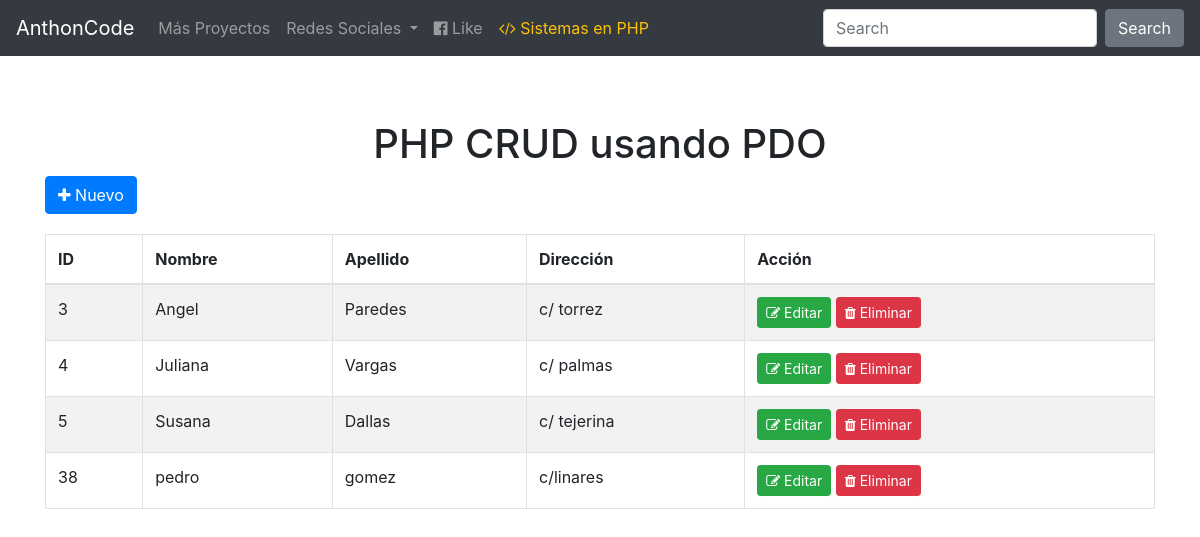
The page / on the database its author committed.
### tables this page shows
CREATE TABLE IF NOT EXISTS `members` (
  `id` int(11) NOT NULL AUTO_INCREMENT,
  `firstname` varchar(30) NOT NULL,
  `lastname` varchar(30) NOT NULL,
  `address` text NOT NULL,
  PRIMARY KEY (`id`)
);

### index.php (the view, shortened to what this page needs)
<!DOCTYPE html>
<html lang="es">
<head>
	<link rel="stylesheet" href="https://stackpath.bootstrapcdn.com/bootstrap/4.3.1/css/bootstrap.min.css">
	<link rel="stylesheet" type="text/css" href="bootstrap/css/custom.css">
	<link rel="stylesheet" type="text/css" href="bootstrap/css/font-awesome.css">
</head>
<body>
<div class="container">
	<nav class="navbar navbar-expand-lg fixed-top navbar-dark bg-dark">
  		<a class="navbar-brand" href="code.html" target="_blank">AnthonCode</a>
	  	<div class="collapse navbar-collapse" id="navbarColor02">
		    <ul class="navbar-nav mr-auto">
		      	<li class="nav-item">
		        <a class="nav-link" href="https://www.youtube.com/channel/UCoBEy_rD5FsKHFHtTPTimjQ/videos?spfreload=10" target="_blank">Más Proyectos</a>
		      	</li>
		      	<li class="nav-item dropdown">
	              <a class="nav-link dropdown-toggle" data-toggle="dropdown" href="#" id="download" aria-expanded="false">Redes Sociales <span class="caret"></span></a>
	            </li>
		      	<li class="nav-item">
		        <a class="nav-link" href="http://facebook.com/anthoncode" target="_blank"><i class="fa fa-facebook-official"></i> Like</a>
		      	</li>
		      	<li class="nav-item">
		        <a class="nav-link text-warning" href="code.html" target="_blank"><i class="fa fa-code"></i> Sistemas en PHP</a>
		    </ul>
		    <form class="form-inline my-2 my-lg-0">
		      <input class="form-control mr-sm-2" placeholder="Search" type="text">
		      <button class="btn btn-secondary my-2 my-sm-0" type="submit">Search</button>
		    </form>
	  	</div>
	</nav>
	<h1 class="page-header text-center">PHP CRUD usando PDO</h1>
	<div class="row">
		<div class="col-sm-12">
			<a href="#addnew" class="btn btn-primary" data-toggle="modal"><span class="fa fa-plus"></span> Nuevo</a>
			<table class="table table-bordered table-striped" style="margin-top:20px;">
				<thead>
					<th>ID</th>
					<th>Nombre</th>
					<th>Apellido</th>
					<th>Dirección</th>
					<th>Acción</th>
				</thead>
				<tbody>
					<?php
						$database = new Connection();
    					$db = $database->open();
						try{
						    $sql = 'SELECT * FROM members';
						    foreach ($db->query($sql) as $row) {
						    	?>
						    	<tr>
						    		<td><?php echo $row['id']; ?></td>
						    		<td><?php echo $row['firstname']; ?></td>
						    		<td><?php echo $row['lastname']; ?></td>
						    		<td><?php echo $row['address']; ?></td>
						    		<td>
						    			<a href="#edit_<?php echo $row['id']; ?>" class="btn btn-success btn-sm" data-toggle="modal"><span class="fa fa-edit"></span> Editar</a>
						    			<a href="#delete_<?php echo $row['id']; ?>" class="btn btn-danger btn-sm" data-toggle="modal"><span class="fa fa-trash"></span> Eliminar</a>
						    		</td>
						    	</tr>
						    	<?php
						    }
						}
						catch(PDOException $e){
							echo "There is some problem in connection: " . $e->getMessage();
						}
					?>
				</tbody>
			</table>
		</div>
	</div>
</div>
</body>
</html>

### rows shown on the page
members: id "3", firstname "Angel", lastname "Paredes", address "c/ torrez"
members: id "4", firstname "Juliana", lastname "Vargas", address "c/ palmas"
members: id "5", firstname "Susana", lastname "Dallas", address "c/ tejerina"
members: id "38", firstname "pedro", lastname "gomez", address "c/linares"
